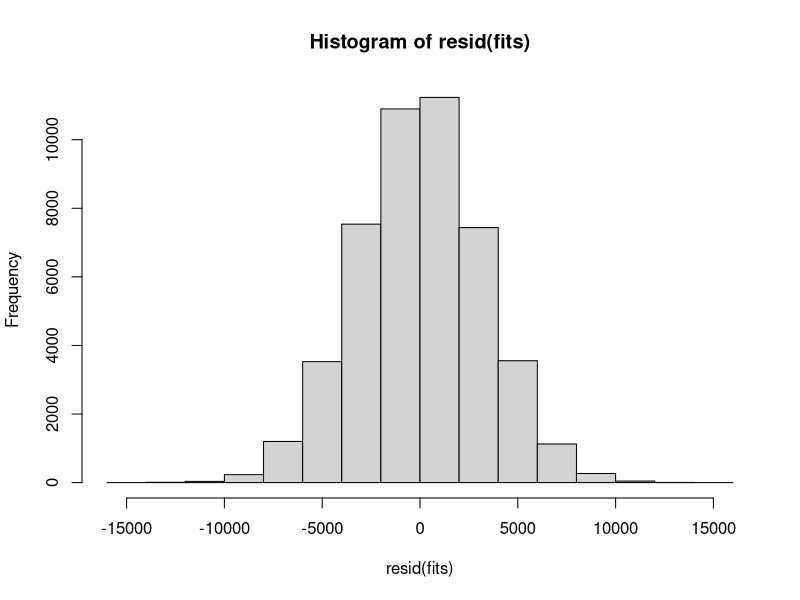
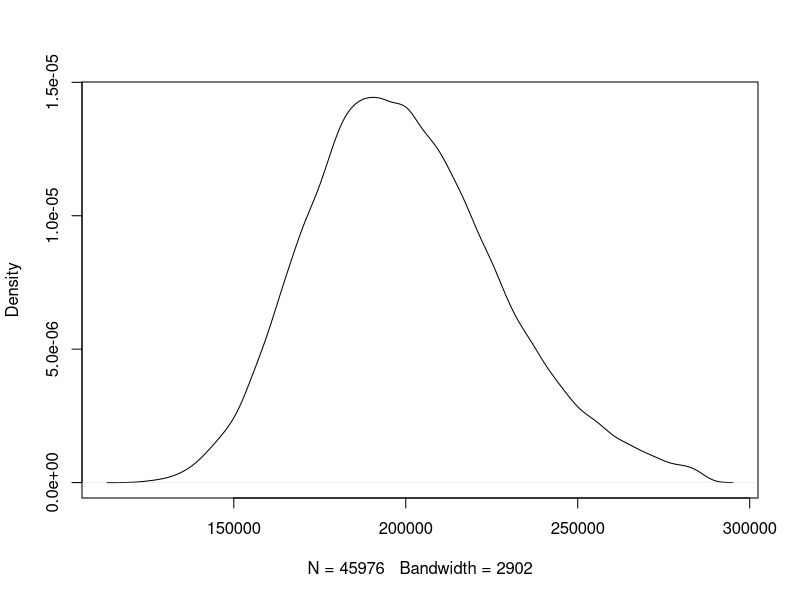
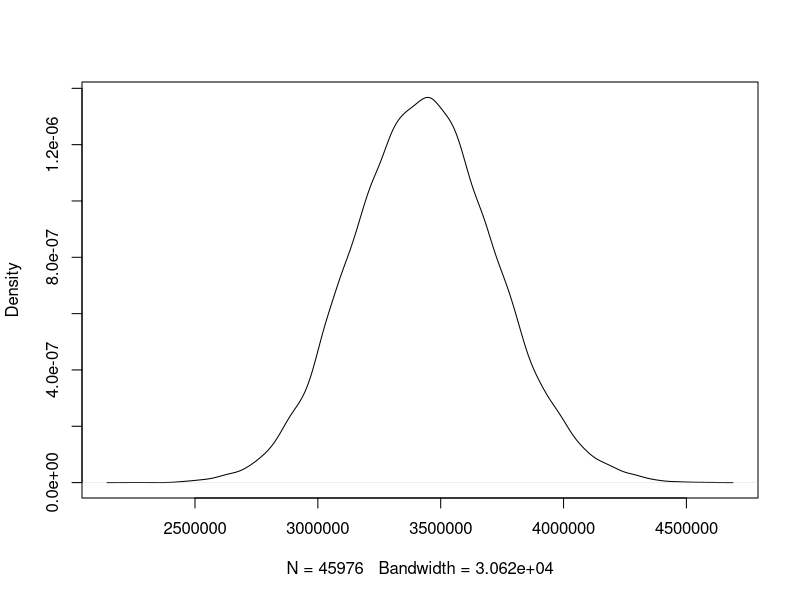

Source code (R) for these figures, in order:
## ---- chunk 1
library(dplyr)
library(kableExtra)
knitr::opts_chunk$set(echo = TRUE)

## ---- chunk 2
mass <- read.csv("20220816 Mass flow.csv", header=TRUE)
pctc <- read.csv("20220816 Carbon content.csv", header=TRUE)

# Calculate totals
rownames(mass) <- mass[,1]
mass <- mass[,-1]
mass$Ptm <- apply(mass[,1:5],1,sum)
mass$Ptmsd <- round(apply(mass[,6:10]*mass[,1:5],1,sum)/apply(mass[,1:5],1,sum),0)

rownames(pctc) <- pctc[,1]
pctc <- pctc[,-1]
pctc$Ptc <- apply(pctc[,1:5]*mass[,1:5],1,sum)/apply(mass[,1:5],1,sum)
pctc$Ptcsd <- apply(pctc[,6:10]*mass[,1:5],1,sum)/apply(mass[,1:5],1,sum)

# Design alternative scenarios
#mass$Ptm <- mass$P150m
#mass$Ptmsd <- mass$P150msd
#pctc$Ptc <- pctc$P150c
#pctc$Ptcsd <- pctc$P150csd

## ---- chunk 3
ore_mass_m <- mass$Ptm[1]
ore_mass_sd <- mass$Ptmsd[1]
ore_pctc_m <- pctc$Ptc[1]
ore_pctc_sd <- pctc$Ptcsd[1]

flx_mass_m <- mass$Ptm[2]
flx_mass_sd <- mass$Ptmsd[2]
flx_pctc_m <- pctc$Ptc[2]
flx_pctc_sd <- pctc$Ptcsd[2]

anth_mass_m <- mass$Ptm[3]
anth_mass_sd <- mass$Ptmsd[3]
anth_pctc_m <- pctc$Ptc[3]
anth_pctc_sd <- pctc$Ptcsd[3]

coal_mass_m <- mass$Ptm[4]
coal_mass_sd <- mass$Ptmsd[4]
coal_pctc_m <- pctc$Ptc[4]
coal_pctc_sd <- pctc$Ptcsd[4]

coke_mass_m <- mass$Ptm[5]
coke_mass_sd <- mass$Ptmsd[5]
coke_pctc_m <- pctc$Ptc[5]
coke_pctc_sd <- pctc$Ptcsd[5]

char_mass_m <- mass$Ptm[6]
char_mass_sd <- mass$Ptmsd[6]
char_pctc_m <- pctc$Ptc[6]
char_pctc_sd <- pctc$Ptcsd[6]

past_mass_m <- mass$Ptm[7]
past_mass_sd <- mass$Ptmsd[7]
past_pctc_m <- pctc$Ptc[7]
past_pctc_sd <- pctc$Ptcsd[7]

slg_mass_m <- mass$Ptm[8]
slg_mass_sd <- mass$Ptmsd[8]
slg_pctc_m <- pctc$Ptc[8]
slg_pctc_sd <- pctc$Ptcsd[8]   

slm_mass_m <- mass$Ptm[9]
slm_mass_sd <- mass$Ptmsd[9]
slm_pctc_m <- pctc$Ptc[9]
slm_pctc_sd <- pctc$Ptcsd[9]

prd_mass_m <- mass$Ptm[10]
prd_mass_sd <- mass$Ptmsd[10]      
prd_pctc_m <- pctc$Ptc[10]
prd_pctc_sd <- pctc$Ptcsd[10]   

## ---- chunk 4
n <- 100000
## ---- chunk 5
corMat_mas <- matrix(c(1.0,0.001,0.001,0.001,0.001,0.001,0.001,0.001,0.001,0.001,
                       0.001,1.0,0.0001,0.0001,0.0001,0.0001,0.0001,0.0001,0.0001,0.0001,
                       0.001,0.0001,1.0,0.0001,0.0001,0.0001,0.0001,0.0001,0.0001,0.0001,
                       0.001,0.0001,0.0001,1.0,0.0001,0.0001,0.0001,0.0001,0.0001,0.0001,
                       0.001,0.0001,0.0001,0.0001,1.0,0.0001,0.0001,0.0001,0.0001,0.0001,
                       0.001,0.0001,0.0001,0.0001,0.0001,1.0,0.0001,0.0001,0.0001,0.0001,
                       0.001,0.0001,0.0001,0.0001,0.0001,0.0001,1.0,0.0001,0.0001,0.0001,
                       0.001,0.0001,0.0001,0.0001,0.0001,0.0001,0.0001,1.0,0.0001,0.0001,
                       0.001,0.0001,0.0001,0.0001,0.0001,0.0001,0.0001,0.0001,1.0,0.0001,
                       0.001,0.0001,0.0001,0.0001,0.0001,0.0001,0.0001,0.0001,0.0001,1.0),
                     nrow=10, byrow=TRUE)
## ---- chunk 6
eigen(corMat_mas)$values
## ---- chunk 7
corMat_pct <- matrix(c(1.0,0.0,0.0,0.0,0.0,0.0,0.0,0.0,0.0,0.0,
                       0.0,1.0,0.00001,0.00001,0.00001,0.00001,0.00001,0.00001,0.00001,0.00001,
                       0.0,0.00001,1.0,0.00001,0.00001,0.00001,0.00001,0.00001,0.00001,0.00001,
                       0.0,0.00001,0.00001,1.0,0.00001,0.00001,0.00001,0.00001,0.00001,0.00001,
                       0.0,0.00001,0.00001,0.00001,1.0,0.00001,0.00001,0.00001,0.00001,0.00001,
                       0.0,0.00001,0.00001,0.00001,0.00001,1.0,0.00001,0.00001,0.00001,0.00001,
                       0.0,0.00001,0.00001,0.00001,0.00001,0.00001,1.0,0.00001,0.00001,0.00001,
                       0.0,0.00001,0.00001,0.00001,0.00001,0.00001,0.00001,1.0,0.00001,0.00001,
                       0.0,0.00001,0.00001,0.00001,0.00001,0.00001,0.00001,0.00001,1.0,0.00001,
                       0.0,0.00001,0.00001,0.00001,0.00001,0.00001,0.00001,0.00001,0.00001,1.0),
                     nrow=10, byrow=TRUE)
## ---- chunk 8
eigen(corMat_pct)$values
## ---- chunk 9
choleski_mas = chol(corMat_mas)
choleski_pct = chol(corMat_pct)
## ---- chunk 10
em=em.mas=em.pct=
  ore_mas=ore_pct=
  flx_mas=flx_pct=
  anth_mas=anth_pct=
  coal_mas=coal_pct=
  coke_mas=coke_pct=
  char_mas=char_pct=
  past_mas=past_pct=
  slg_mas=slg_pct=
  slm_mas=slm_pct=
  prd_mas=prd_pct <- matrix(0,nrow=n)

for (i in 1:n){
  ore_mas[i] <- rnorm(1,ore_mass_m,ore_mass_sd)
  ore_pct[i] <- rnorm(1,ore_pctc_m,ore_pctc_sd)
  flx_mas[i] <- rnorm(1,flx_mass_m,flx_mass_sd)
  flx_pct[i] <- rnorm(1,flx_pctc_m,flx_pctc_sd)
  anth_mas[i] <- rnorm(1,anth_mass_m,anth_mass_sd)
  anth_pct[i] <- rnorm(1,anth_pctc_m,anth_pctc_sd)
  coal_mas[i] <- rnorm(1,coal_mass_m,coal_mass_sd)
  coal_pct[i] <- rnorm(1,coal_pctc_m,coal_pctc_sd)
  coke_mas[i] <- rnorm(1,coke_mass_m,coke_mass_sd)
  coke_pct[i] <- rnorm(1,coke_pctc_m,coke_pctc_sd)
  char_mas[i] <- rnorm(1,char_mass_m,char_mass_sd)
  char_pct[i] <- rnorm(1,char_pctc_m,char_pctc_sd)
  past_mas[i] <- rnorm(1,past_mass_m,past_mass_sd)
  past_pct[i] <- rnorm(1,past_pctc_m,past_pctc_sd)
  slg_mas[i] <- rnorm(1,slg_mass_m,slg_mass_sd)
  slg_pct[i] <- rnorm(1,slg_pctc_m,slg_pctc_sd)
  slm_mas[i] <- rnorm(1,slm_mass_m,slm_mass_sd)
  slm_pct[i] <- rnorm(1,slm_pctc_m,slm_pctc_sd)
  prd_mas[i] <- rnorm(1,prd_mass_m,prd_mass_sd)
  prd_pct[i] <- rnorm(1,prd_pctc_m,prd_pctc_sd)

}
## ---- chunk 11
tab_mas <- cbind(ore_mas, flx_mas, anth_mas, coal_mas, coke_mas, char_mas, past_mas,
                 slg_mas, slm_mas, prd_mas)
tab_pct <- cbind(ore_pct, flx_pct, anth_pct, coal_pct, coke_pct, char_pct, past_pct,
                 slg_pct, slm_pct, prd_pct)
## ---- chunk 12
tab1_mas <- tab_mas %*% sweep(choleski_mas,2,colSums(choleski_mas),"/") 
tab1_pct <- tab_pct %*% sweep(choleski_pct,2,colSums(choleski_pct),"/") 
## ---- chunk 13
mahal <- mahalanobis(tab1_mas, colMeans(tab1_mas), na.rm=TRUE, cov(tab1_mas),
                     use="pairwise.complete.obs")
maxcutoff <- qchisq(1-0.001, ncol(tab1_mas))
summary(mahal<maxcutoff)
no.out.tab1_mas <- tab1_mas[mahal < maxcutoff,]
no.out.tab1_pct <- tab1_pct[mahal < maxcutoff,]
## ---- chunk 14
if (any(no.out.tab1_mas < 0) == FALSE) { 
  pos.no.out.tab1_mas <- no.out.tab1_mas
  pos.no.out.tab1_pct <- no.out.tab1_pct
} else {
  pos.no.out.tab1_mas <- no.out.tab1_mas[-unique(which(no.out.tab1_mas < 0) %%
                                                   nrow(no.out.tab1_mas)),]
  pos.no.out.tab1_pct <- no.out.tab1_pct[-unique(which(no.out.tab1_mas < 0) %%
                                                   nrow(no.out.tab1_mas)),]
}

if (any(no.out.tab1_pct < 0) == FALSE) { 
  pos.pos.no.out.tab1_pct <- pos.no.out.tab1_pct
  pos.pos.no.out.tab1_mas <- pos.no.out.tab1_mas
} else {
pos.pos.no.out.tab1_pct <- pos.no.out.tab1_pct[-unique(which(pos.no.out.tab1_pct < 0) %%
                                                         nrow(pos.no.out.tab1_pct)),]
pos.pos.no.out.tab1_mas <- pos.no.out.tab1_mas[-unique(which(pos.no.out.tab1_pct < 0) %%
                                                         nrow(pos.no.out.tab1_pct)),]
}

tab1_mas <- pos.pos.no.out.tab1_mas; nrow(tab1_mas)/n
tab1_pct <- pos.pos.no.out.tab1_pct; nrow(tab1_pct)/n
## ---- chunk 15
tab1_mas.em <- tab1_mas[,1] + tab1_mas[,2] + tab1_mas[,3] + tab1_mas[,4] + tab1_mas[,5] + tab1_mas[,6] +
  tab1_mas[,7] - tab1_mas[,8] - tab1_mas[,9] - tab1_mas[,10]
tab1_mas.sum <- as.data.frame(cbind(tab1_mas.em, tab1_mas))
colnames(tab1_mas.sum) <- c("em","ore", "flx", "anth", "coal", "coke", "char", "past", "slg", "slm", "prd")
## ---- chunk 16
tab1_cnt <- as.data.frame(tab1_mas * tab1_pct)
colnames(tab1_cnt) <- c("ore", "flx", "anth", "coal", "coke", "char", "past", "slg", "slm", "prd")
tab1_cnt$em <- tab1_cnt$ore + tab1_cnt$flx + tab1_cnt$anth + tab1_cnt$coal + tab1_cnt$coke +
  tab1_cnt$char + tab1_cnt$past - tab1_cnt$slg - tab1_cnt$slm - tab1_cnt$prd

tab2 <- as.data.frame(cbind(tab1_cnt$em,tab1_mas.sum))
colnames(tab2) <- c("em_cnt", "em_mas", "ore_mas", "flx_mas", "anth_mas", "coal_mas", "coke_mas",
                    "char_mas", "past_mas", "slg_mas", "slm_mas", "prd_mas")
tab2 <- tab2[tab2$em_cnt>=0,]
tab2 <- tab2[tab2$em_mas>=0,]
tab2 <- tab2[tab2$em_cnt<tab2$em_mas,]
## ---- chunk 17
nrow(tab2)
## ---- chunk 18
apply(tab2,2,mean)
apply(tab2,2,sd)
## ---- chunk 19
em_pctc <- tab2$em_cnt/tab2$em_mas

mean(em_pctc); sd(em_pctc)
## ---- chunk 20
fit <- lm(em_cnt ~  0 + ore_mas + flx_mas + anth_mas + coal_mas + coke_mas + char_mas + past_mas +
            slg_mas + slm_mas + prd_mas, data=tab2)
## ---- chunk 21
summary(fit)
## ---- chunk 22
confint(fit, level=0.9)
## ---- chunk 23
fits <- lm(em_cnt ~  0 + flx_mas + anth_mas + coal_mas + coke_mas + char_mas + past_mas +
             slg_mas + slm_mas + prd_mas, data=tab2)
## ---- chunk 24
summary(fits)
## ---- chunk 25
print(confint(fits, level=0.9), digits=4)
## ---- chunk 26
hist(resid(fits))
## ---- chunk 27
em_cnt_mean <- apply(tab2,2,mean)[1]
em_cnt_sd <- apply(tab2,2,sd)[1]
em_res <- c(em_cnt_mean-1.96*em_cnt_sd, em_cnt_mean, em_cnt_mean+1.96*em_cnt_sd)*
  44/12*12
names(em_res) <- c("5%", "mean", "95%") 
print(em_res, digits=5)
## ---- chunk 28
Propane_mean <- 5.333
Propane_sd <- 0.406 
LFO_mean <- 7.304	
LFO_sd <- 0.169
HFO_mean <- 8.915
HFO_sd <- 0.101
Kero_mean <- 3.319	
Kero_sd <- 0.975
LPG_mean <- 4.972	
LPG_sd <- 2.798
Coal_mean <- 11.394	
Coal_sd <- 0.159
Diesel_mean <- 9.192	
Diesel_sd <- 0.046
Petrol_mean <- 3.023
Petrol_sd <- 0.304
## ---- chunk 29
m <- nrow(tab2)
## ---- chunk 30
propCO2 <- exp(rnorm(m,Propane_mean,Propane_sd))*tab2$prd_mas
lfoCO2 <- exp(rnorm(m,LFO_mean,LFO_sd))*tab2$prd_mas
hfoCO2 <- exp(rnorm(m,HFO_mean,HFO_sd))*tab2$prd_mas
keroCO2 <- exp(rnorm(m,Kero_mean,Kero_sd))*tab2$prd_mas
lpgCO2 <- exp(rnorm(m,LPG_mean,LPG_sd))*tab2$prd_mas
coalCO2 <- exp(rnorm(m,Coal_mean,Coal_sd))*tab2$prd_mas
dieselCO2 <- exp(rnorm(m,Diesel_mean,Diesel_sd))*tab2$prd_mas
petrolCO2 <- exp(rnorm(m,Petrol_mean,Petrol_sd))*tab2$prd_mas

combustCO2 <- (propCO2+lfoCO2+hfoCO2+keroCO2+lpgCO2+coalCO2+dieselCO2+petrolCO2)*12/10^6
## ---- chunk 31
Q3 <- quantile(combustCO2,0.75)
Q1 <- quantile(combustCO2,0.25)
iqr <- IQR(combustCO2)
combustCO2.clean <- subset(combustCO2,combustCO2>(Q1-1.75*iqr) & combustCO2<(Q3+1.75*iqr))

plot(density(combustCO2.clean), main="")
## ---- chunk 32
totCO2 <- (tab2$em_cnt[1:length(combustCO2.clean)]*44/12*12+combustCO2.clean)
plot(density(totCO2), main="")
## ---- chunk 33
totCO2_mean <- mean(totCO2)
totCO2_sd <- sd(totCO2)
totCO2_res <- c(totCO2_mean-1.96*totCO2_sd, totCO2_mean, totCO2_mean+1.96*totCO2_sd)
names(totCO2_res) <- c("5%", "mean", "95%") 
print(totCO2_res, digits=5)
## ---- chunk 34
finalres <- data.frame(em_res,c(0,3252225,0),totCO2_res,c(0,3631164,0))
colnames(finalres) <- c("Estimated","Observed","Estimated","Observed")

#knitr::kable(finalres, "pipe", col.names=c("Est FeCr","Obs FeCr", "Est Total","Obs Total"),
#             caption="Comparison of estimated and observed CO~2~ emissions")

kbl(finalres, align=c("c","c","c","c"), caption="Comparison of estimated and 
    observed CO~2~ emissions") %>%
  kable_paper(full_width = F) %>%
  add_header_above(c(" "= 1, "FeCr process" = 2, "Total emissions" =2))
## ---- chunk 35
cc_res <- data.frame(abs(coef(fit)),c(ore_pctc_m, flx_pctc_m, anth_pctc_m, coal_pctc_m, coke_pctc_m,
                                  char_pctc_m, past_pctc_m, slg_pctc_m, slm_pctc_m, prd_pctc_m))

kbl(cc_res, col.names=c("Estimated","Observed"), 
             caption="Comparison of estimated and observed carbon contents in streams") %>%
  kable_paper(full_width=F) %>%
  add_header_above(c(" " = 1, "FeCr process" = 2))
